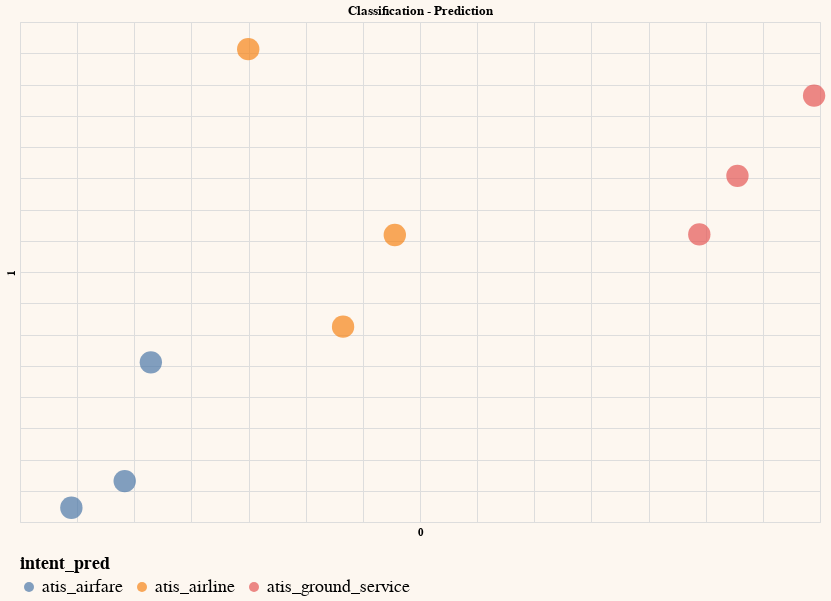

The code cell stored with this chart in its notebook:
### Code cell
# Plot the predicted classes
df_test.columns = df_test.columns.astype(str)
generate_chart(df_test,'0','1',lbl='off',color='intent_pred',title='Classification - Prediction')

### Figure 1 — Vega-Lite specification as saved in the notebook (floating-point values rounded to 4 significant figures; data arrays with more than 128 entries replaced by an {"elided": "..."} marker saying what was removed)
{"config": {"view": {"continuousWidth": 400, "continuousHeight": 300}, "background": "#FDF7F0", "legend": {"labelFontSize": 18, "orient": "bottom", "titleFontSize": 18}}, "layer": [{"mark": {"type": "circle", "size": 500}, "encoding": {"color": {"field": "intent_pred", "type": "nominal"}, "tooltip": [{"field": "query", "type": "nominal"}], "x": {"axis": {"domain": false, "labels": false, "ticks": false}, "field": "0", "scale": {"zero": false}, "type": "quantitative"}, "y": {"axis": {"domain": false, "labels": false, "ticks": false}, "field": "1", "scale": {"zero": false}, "type": "quantitative"}}}, {"mark": {"type": "text", "align": "left", "baseline": "middle", "dx": 10}, "encoding": {"color": {"field": "intent_pred", "type": "nominal"}, "tooltip": [{"field": "query", "type": "nominal"}], "x": {"axis": {"domain": false, "labels": false, "ticks": false}, "field": "0", "scale": {"zero": false}, "type": "quantitative"}, "y": {"axis": {"domain": false, "labels": false, "ticks": false}, "field": "1", "scale": {"zero": false}, "type": "quantitative"}}}], "data": {"name": "data-8716276f2996987f6992cf520cf8351b"}, "height": 500, "title": "Classification - Prediction", "width": 800, "$schema": "https://vega.github.io/schema/vega-lite/v4.17.0.json", "datasets": {"data-8716276f2996987f6992cf520cf8351b": [{"query": " which airlines fly from boston to washington dc via other cities", "query_embeds": {"elided": "4096 float values"}, "0": -5.03, "1": 45.66, "intent": "atis_airline", "intent_pred": "atis_airline"}, {"query": " show me the airlines that fly between toronto and denver", "query_embeds": {"elided": "4096 float values"}, "0": 3.269, "1": 1.258, "intent": "atis_airline", "intent_pred": "atis_airline"}, {"query": " show me round trip first class tickets from new york to miami", "query_embeds": {"elided": "4096 float values"}, "0": -15.84, "1": -23.45, "intent": "atis_airfare", "intent_pred": "atis_airfare"}, {"query": " i'd like the lowest fare from denver to pittsburgh", "query_embeds": {"elided": "4096 float values"}, "0": -20.51, "1": -27.72, "intent": "atis_airfare", "intent_pred": "atis_airfare"}, {"query": " show me a list of ground transportation at boston airport", "query_embeds": {"elided": "4096 float values"}, "0": 37.78, "1": 25.39, "intent": "atis_ground_service", "intent_pred": "atis_ground_service"}, {"query": " show me boston ground transportation", "query_embeds": {"elided": "4096 float values"}, "0": 34.44, "1": 16.01, "intent": "atis_ground_service", "intent_pred": "atis_ground_service"}, {"query": " of all airlines which airline has the most arrivals in atlanta", "query_embeds": {"elided": "4096 float values"}, "0": 7.796, "1": 15.92, "intent": "atis_airline", "intent_pred": "atis_airline"}, {"query": " what ground transportation is available in boston", "query_embeds": {"elided": "4096 float values"}, "0": 44.48, "1": 38.23, "intent": "atis_ground_service", "intent_pred": "atis_ground_service"}, {"query": " i would like your rates between atlanta and boston on september third", "query_embeds": {"elided": "4096 float values"}, "0": -13.55, "1": -4.459, "intent": "atis_airfare", "intent_pred": "atis_airfare"}]}}
